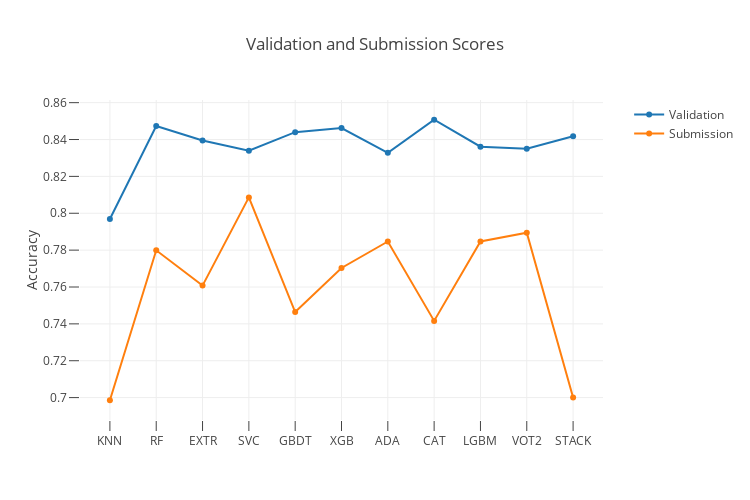

Notebook code for this chart:
### Code cell
trace1 = go.Scatter(x = list_classifiers, y = list_scores,
                   name="Validation", text = list_classifiers)
trace2 = go.Scatter(x = list_classifiers, y = subm_scores,
                   name="Submission", text = list_classifiers)

data = [trace1, trace2]

layout = dict(title = "Validation and Submission Scores", 
              xaxis=dict(ticklen=10, zeroline= False),
              yaxis=dict(title = "Accuracy", side='left', ticklen=10,),                                  
              legend=dict(orientation="v", x=1.05, y=1.0),
              autosize=False, width=750, height=500,
              )

fig = dict(data = data, layout = layout)
iplot(fig)

### Figure 1 — Plotly figure (JSON) as saved in the notebook; plotly's stock layout.template omitted (floating-point values rounded to 4 significant figures)
{"data": [{"name": "Validation", "text": ["KNN", "RF", "EXTR", "SVC", "GBDT", "XGB", "ADA", "CAT", "LGBM", "VOT2", "STACK"], "type": "scatter", "uid": "94b4a457-31be-40d3-96c2-2783f935c053", "x": ["KNN", "RF", "EXTR", "SVC", "GBDT", "XGB", "ADA", "CAT", "LGBM", "VOT2", "STACK"], "y": [0.7969, 0.8474, 0.8395, 0.8339, 0.844, 0.8462, 0.8328, 0.8507, 0.8361, 0.835, 0.8418]}, {"name": "Submission", "text": ["KNN", "RF", "EXTR", "SVC", "GBDT", "XGB", "ADA", "CAT", "LGBM", "VOT2", "STACK"], "type": "scatter", "uid": "e486e69a-c890-4bc2-9289-4e17e6287c8a", "x": ["KNN", "RF", "EXTR", "SVC", "GBDT", "XGB", "ADA", "CAT", "LGBM", "VOT2", "STACK"], "y": [0.6986, 0.7799, 0.7608, 0.8086, 0.7464, 0.7703, 0.7847, 0.7416, 0.7847, 0.7895, 0.7]}], "layout": {"autosize": false, "height": 500, "legend": {"orientation": "v", "x": 1.05, "y": 1}, "title": {"text": "Validation and Submission Scores"}, "width": 750, "xaxis": {"ticklen": 10, "zeroline": false}, "yaxis": {"side": "left", "ticklen": 10, "title": {"text": "Accuracy"}}}}
